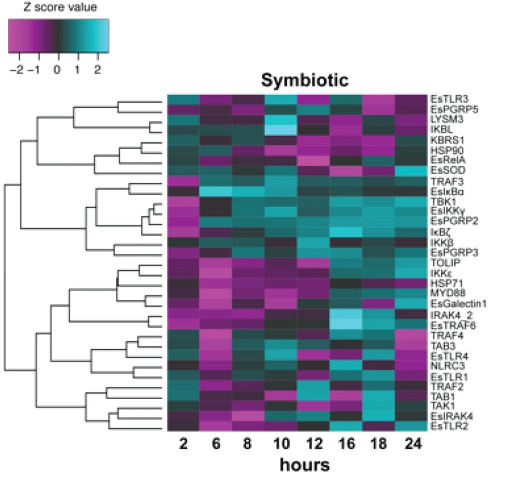
#> input picture examples/real_world/10.1038__s41598-024-53477-3__fig4.jpg, 1043 x 969 px, found by its file name (shown at 1/2 size)
$ python crop_probe.py
#> lines starting #> are read from the running program, lines starting #| are printed output that depends on the picture
import json
from pathlib import Path

import pytesseract
from PIL import Image, ImageFilter, ImageOps

im = Image.open("examples/real_world/10.1038__s41598-024-53477-3__fig4.jpg").convert("L")
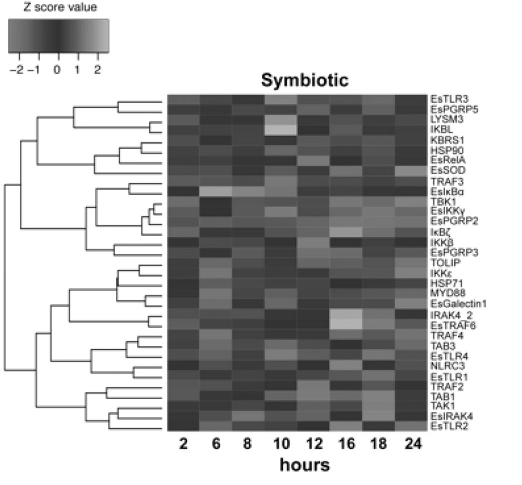
#> im: PIL image 1043x969 L (shown at 1/2 size); min 0, max 255, mean 185.1
records = []
for box in [(857, 595, 985, 618), (859, 597, 976, 617), (859, 597, 976, 615), (859, 598, 976, 616)]:
    for variant in [
        "original",
        "contrast",
        "threshold120",
        "threshold160",
        "threshold200",
        "bold",
        "nearest",
        "wide",
    ]:
        crop = im.crop(box)
        if variant == "contrast":
            crop = ImageOps.autocontrast(crop)
        if variant.startswith("threshold"):
            crop = crop.point(lambda p: 255 if p >= int(variant[9:]) else 0)
        crop = crop.resize(
            (crop.width * (8 if variant == "wide" else 5), crop.height * 5),
            Image.Resampling.NEAREST if variant == "nearest" else Image.Resampling.BICUBIC,
        )
        if variant == "bold":
            crop = crop.filter(ImageFilter.MinFilter(3))
        crop = ImageOps.expand(crop, border=40, fill=255)
        for psm in [7, 8, 13]:
#> (the run stopped early here; a loop or call above may not have finished)
